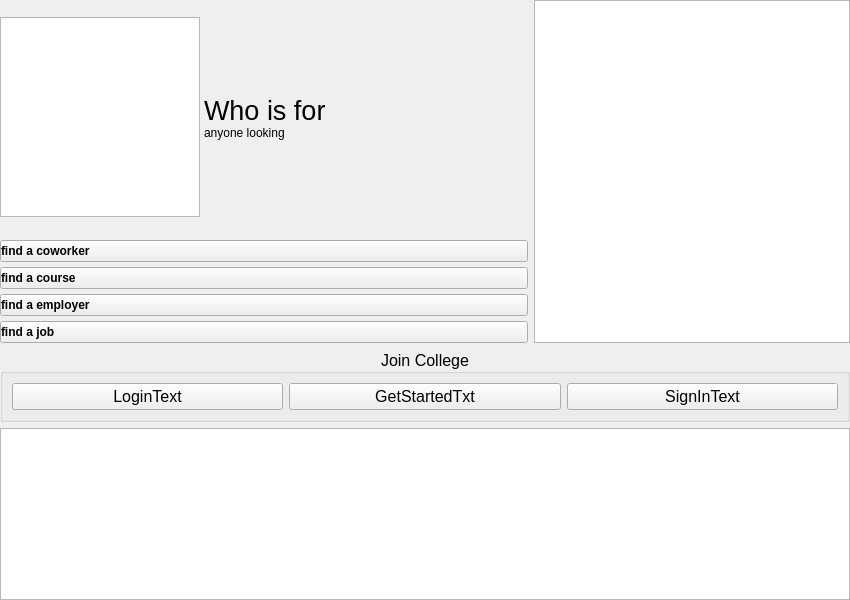
<?xml version="1.0" encoding="UTF-8"?>
<ui version="4.0">
 <class>SplashScreen</class>
 <widget class="QMainWindow" name="SplashScreen">
  <property name="geometry">
   <rect>
    <x>0</x>
    <y>0</y>
    <width>850</width>
    <height>600</height>
   </rect>
  </property>
  <property name="minimumSize">
   <size>
    <width>850</width>
    <height>600</height>
   </size>
  </property>
  <property name="windowTitle">
   <string notr="true">InLink</string>
  </property>
  <property name="styleSheet">
   <string notr="true"/>
  </property>
  <widget class="QWidget" name="centralwidget">
   <property name="styleSheet">
    <string notr="true"/>
   </property>
   <layout class="QGridLayout" name="gridLayout" rowstretch="2,0,1" columnstretch="5,3">
    <property name="leftMargin">
     <number>0</number>
    </property>
    <property name="topMargin">
     <number>0</number>
    </property>
    <property name="rightMargin">
     <number>0</number>
    </property>
    <property name="bottomMargin">
     <number>0</number>
    </property>
    <item row="0" column="1">
     <widget class="ImageViewer" name="WomanPicImageViewer">
      <property name="sizePolicy">
       <sizepolicy hsizetype="Minimum" vsizetype="Expanding">
        <horstretch>0</horstretch>
        <verstretch>0</verstretch>
       </sizepolicy>
      </property>
     </widget>
    </item>
    <item row="2" column="0" colspan="2">
     <widget class="FooterImageView" name="FooterPic">
      <property name="sizePolicy">
       <sizepolicy hsizetype="Expanding" vsizetype="Preferred">
        <horstretch>0</horstretch>
        <verstretch>0</verstretch>
       </sizepolicy>
      </property>
      <property name="sizeAdjustPolicy">
       <enum>QAbstractScrollArea::AdjustIgnored</enum>
      </property>
     </widget>
    </item>
    <item row="0" column="0">
     <layout class="QGridLayout" name="topLeftGridLayout" rowstretch="0,0,0,0,0,0,0" columnstretch="1,0">
      <property name="sizeConstraint">
       <enum>QLayout::SetFixedSize</enum>
      </property>
      <property name="horizontalSpacing">
       <number>4</number>
      </property>
      <property name="verticalSpacing">
       <number>5</number>
      </property>
      <item row="3" column="0" colspan="2">
       <widget class="QPushButton" name="FindCoworkerBtn">
        <property name="sizeIncrement">
         <size>
          <width>0</width>
          <height>0</height>
         </size>
        </property>
        <property name="font">
         <font>
          <italic>false</italic>
          <bold>true</bold>
         </font>
        </property>
        <property name="styleSheet">
         <string notr="true">text-align: left;</string>
        </property>
        <property name="text">
         <string>find a coworker</string>
        </property>
        <property name="icon">
         <iconset>
          <normaloff>:/icons/mini-icons/arrow-right.png</normaloff>:/icons/mini-icons/arrow-right.png</iconset>
        </property>
        <property name="default">
         <bool>false</bool>
        </property>
        <property name="flat">
         <bool>false</bool>
        </property>
       </widget>
      </item>
      <item row="6" column="0" colspan="2">
       <widget class="QPushButton" name="FindCourseBtn">
        <property name="font">
         <font>
          <italic>false</italic>
          <bold>true</bold>
         </font>
        </property>
        <property name="styleSheet">
         <string notr="true">text-align: left;</string>
        </property>
        <property name="text">
         <string>find a job</string>
        </property>
        <property name="icon">
         <iconset>
          <normaloff>:/icons/mini-icons/arrow-right.png</normaloff>:/icons/mini-icons/arrow-right.png</iconset>
        </property>
       </widget>
      </item>
      <item row="2" column="0">
       <widget class="ImageViewer" name="IconBox">
        <property name="sizePolicy">
         <sizepolicy hsizetype="Fixed" vsizetype="Fixed">
          <horstretch>0</horstretch>
          <verstretch>0</verstretch>
         </sizepolicy>
        </property>
        <property name="minimumSize">
         <size>
          <width>100</width>
          <height>100</height>
         </size>
        </property>
        <property name="maximumSize">
         <size>
          <width>200</width>
          <height>200</height>
         </size>
        </property>
       </widget>
      </item>
      <item row="2" column="1">
       <layout class="QVBoxLayout" name="LabelsLayout">
        <property name="spacing">
         <number>0</number>
        </property>
        <property name="sizeConstraint">
         <enum>QLayout::SetDefaultConstraint</enum>
        </property>
        <item>
         <spacer name="whoIsTopSpacer">
          <property name="orientation">
           <enum>Qt::Vertical</enum>
          </property>
          <property name="sizeHint" stdset="0">
           <size>
            <width>20</width>
            <height>40</height>
           </size>
          </property>
         </spacer>
        </item>
        <item>
         <widget class="QLabel" name="WhoIsLbl">
          <property name="sizePolicy">
           <sizepolicy hsizetype="Preferred" vsizetype="Fixed">
            <horstretch>0</horstretch>
            <verstretch>0</verstretch>
           </sizepolicy>
          </property>
          <property name="font">
           <font>
            <pointsize>20</pointsize>
           </font>
          </property>
          <property name="text">
           <string>Who is for</string>
          </property>
          <property name="alignment">
           <set>Qt::AlignBottom|Qt::AlignLeading|Qt::AlignLeft</set>
          </property>
          <property name="margin">
           <number>0</number>
          </property>
         </widget>
        </item>
        <item>
         <widget class="QLabel" name="AnyoneLookingLbl">
          <property name="sizePolicy">
           <sizepolicy hsizetype="Preferred" vsizetype="Fixed">
            <horstretch>0</horstretch>
            <verstretch>0</verstretch>
           </sizepolicy>
          </property>
          <property name="text">
           <string>anyone looking</string>
          </property>
          <property name="alignment">
           <set>Qt::AlignLeading|Qt::AlignLeft|Qt::AlignTop</set>
          </property>
          <property name="margin">
           <number>0</number>
          </property>
         </widget>
        </item>
        <item>
         <spacer name="whoIsBottomSpacer">
          <property name="orientation">
           <enum>Qt::Vertical</enum>
          </property>
          <property name="sizeHint" stdset="0">
           <size>
            <width>20</width>
            <height>40</height>
           </size>
          </property>
         </spacer>
        </item>
       </layout>
      </item>
      <item row="4" column="0" colspan="2">
       <widget class="QPushButton" name="FindNewJob">
        <property name="font">
         <font>
          <italic>false</italic>
          <bold>true</bold>
         </font>
        </property>
        <property name="styleSheet">
         <string notr="true">text-align: left</string>
        </property>
        <property name="text">
         <string>find a course</string>
        </property>
        <property name="icon">
         <iconset>
          <normaloff>:/icons/mini-icons/arrow-right.png</normaloff>:/icons/mini-icons/arrow-right.png</iconset>
        </property>
       </widget>
      </item>
      <item row="5" column="0" colspan="2">
       <widget class="QPushButton" name="FindEmployerBtn">
        <property name="font">
         <font>
          <italic>false</italic>
          <bold>true</bold>
         </font>
        </property>
        <property name="styleSheet">
         <string notr="true">text-align: left;</string>
        </property>
        <property name="text">
         <string>find a employer</string>
        </property>
        <property name="icon">
         <iconset>
          <normaloff>:/icons/mini-icons/arrow-right.png</normaloff>:/icons/mini-icons/arrow-right.png</iconset>
        </property>
       </widget>
      </item>
     </layout>
    </item>
    <item row="1" column="0" colspan="2">
     <widget class="QGroupBox" name="groupBox">
      <property name="font">
       <font>
        <pointsize>12</pointsize>
       </font>
      </property>
      <property name="title">
       <string>Join College</string>
      </property>
      <property name="alignment">
       <set>Qt::AlignCenter</set>
      </property>
      <layout class="QHBoxLayout" name="horizontalLayout">
       <item>
        <widget class="QPushButton" name="LoginBtn">
         <property name="text">
          <string>LoginText</string>
         </property>
        </widget>
       </item>
       <item>
        <widget class="QPushButton" name="GetStartedBtn">
         <property name="text">
          <string>GetStartedTxt</string>
         </property>
        </widget>
       </item>
       <item>
        <widget class="QPushButton" name="SignInBtn">
         <property name="text">
          <string>SignInText</string>
         </property>
        </widget>
       </item>
      </layout>
     </widget>
    </item>
   </layout>
  </widget>
  <widget class="QMenuBar" name="menubar">
   <property name="geometry">
    <rect>
     <x>0</x>
     <y>0</y>
     <width>850</width>
     <height>25</height>
    </rect>
   </property>
  </widget>
 </widget>
 <customwidgets>
  <customwidget>
   <class>ImageViewer</class>
   <extends>QGraphicsView</extends>
   <header>Components/imageviewer.h</header>
  </customwidget>
  <customwidget>
   <class>FooterImageView</class>
   <extends>QGraphicsView</extends>
   <header>Components/footerimageview.h</header>
  </customwidget>
 </customwidgets>
 <resources/>
 <connections/>
</ui>
